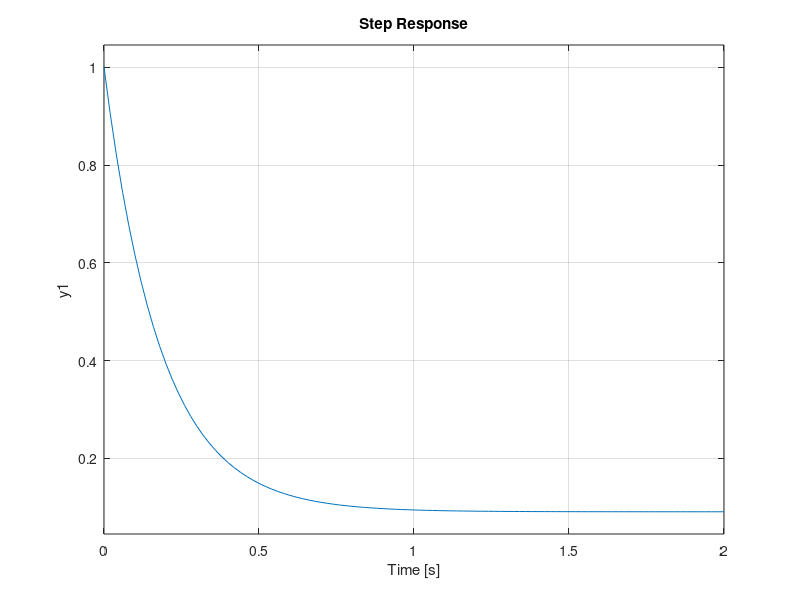
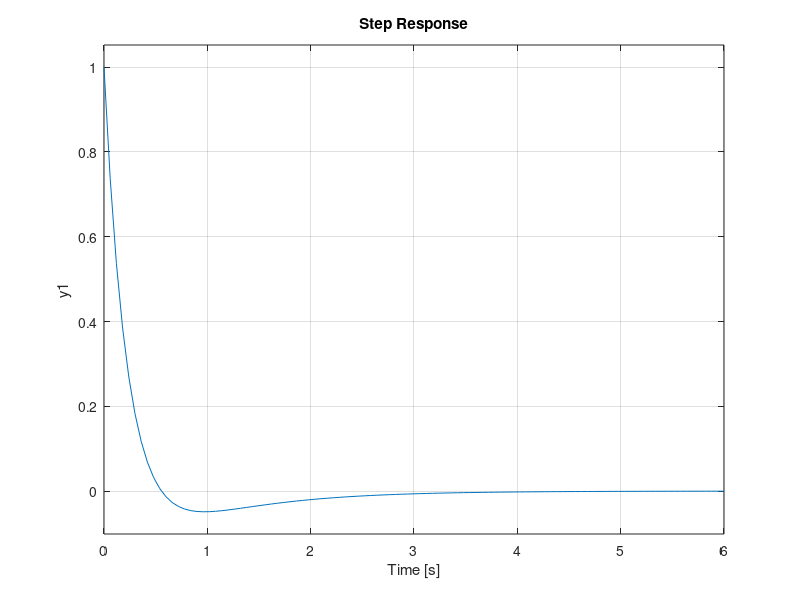

Recreate these plots in MATLAB, in order.
clear variables

%%ii
Hf = tf(5, [2,1])
H_R1 = tf(2)
H_R2 = tf([2,2], [1,0])
Hop1 = 1/(1+H_R1*Hf)
Hop2 = 1/(1+H_R2*Hf)
figure,
step(Hop1)
figure,
step(Hop2)
